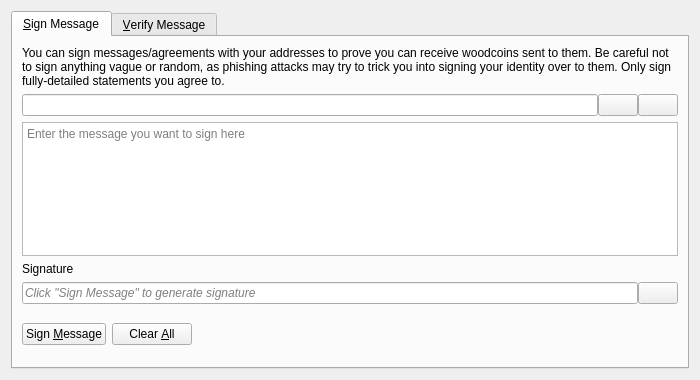
<?xml version="1.0" encoding="UTF-8"?>
<ui version="4.0">
 <class>SignVerifyMessageDialog</class>
 <widget class="QDialog" name="SignVerifyMessageDialog">
  <property name="geometry">
   <rect>
    <x>0</x>
    <y>0</y>
    <width>700</width>
    <height>380</height>
   </rect>
  </property>
  <property name="windowTitle">
   <string>Signatures - Sign / Verify a Message</string>
  </property>
  <property name="modal">
   <bool>true</bool>
  </property>
  <layout class="QVBoxLayout" name="verticalLayout">
   <item>
    <widget class="QTabWidget" name="tabWidget">
     <property name="currentIndex">
      <number>0</number>
     </property>
     <widget class="QWidget" name="tabSignMessage">
      <attribute name="title">
       <string>&amp;Sign Message</string>
      </attribute>
      <layout class="QVBoxLayout" name="verticalLayout_SM">
       <item>
        <widget class="QLabel" name="infoLabel_SM">
         <property name="text">
          <string>You can sign messages/agreements with your addresses to prove you can receive woodcoins sent to them. Be careful not to sign anything vague or random, as phishing attacks may try to trick you into signing your identity over to them. Only sign fully-detailed statements you agree to.</string>
         </property>
         <property name="textFormat">
          <enum>Qt::PlainText</enum>
         </property>
         <property name="wordWrap">
          <bool>true</bool>
         </property>
        </widget>
       </item>
       <item>
        <layout class="QHBoxLayout" name="horizontalLayout_1_SM">
         <property name="spacing">
          <number>0</number>
         </property>
         <item>
          <widget class="QValidatedLineEdit" name="addressIn_SM">
           <property name="toolTip">
            <string>The Litecoin address to sign the message with</string>
           </property>
          </widget>
         </item>
         <item>
          <widget class="QPushButton" name="addressBookButton_SM">
           <property name="toolTip">
            <string>Choose previously used address</string>
           </property>
           <property name="text">
            <string/>
           </property>
           <property name="icon">
            <iconset resource="../bitcoin.qrc">
             <normaloff>:/icons/address-book</normaloff>:/icons/address-book</iconset>
           </property>
           <property name="shortcut">
            <string>Alt+A</string>
           </property>
           <property name="autoDefault">
            <bool>false</bool>
           </property>
          </widget>
         </item>
         <item>
          <widget class="QPushButton" name="pasteButton_SM">
           <property name="toolTip">
            <string>Paste address from clipboard</string>
           </property>
           <property name="text">
            <string/>
           </property>
           <property name="icon">
            <iconset resource="../bitcoin.qrc">
             <normaloff>:/icons/editpaste</normaloff>:/icons/editpaste</iconset>
           </property>
           <property name="shortcut">
            <string>Alt+P</string>
           </property>
           <property name="autoDefault">
            <bool>false</bool>
           </property>
          </widget>
         </item>
        </layout>
       </item>
       <item>
        <widget class="QPlainTextEdit" name="messageIn_SM">
         <property name="toolTip">
          <string>Enter the message you want to sign here</string>
         </property>
         <property name="placeholderText">
          <string>Enter the message you want to sign here</string>
         </property>
        </widget>
       </item>
       <item>
        <widget class="QLabel" name="signatureLabel_SM">
         <property name="text">
          <string>Signature</string>
         </property>
         <property name="textFormat">
          <enum>Qt::PlainText</enum>
         </property>
        </widget>
       </item>
       <item>
        <layout class="QHBoxLayout" name="horizontalLayout_2_SM">
         <property name="spacing">
          <number>0</number>
         </property>
         <item>
          <widget class="QLineEdit" name="signatureOut_SM">
           <property name="placeholderText">
            <string>Click "Sign Message" to generate signature</string>
           </property>
           <property name="font">
            <font>
             <italic>true</italic>
            </font>
           </property>
           <property name="readOnly">
            <bool>true</bool>
           </property>
          </widget>
         </item>
         <item>
          <widget class="QPushButton" name="copySignatureButton_SM">
           <property name="toolTip">
            <string>Copy the current signature to the system clipboard</string>
           </property>
           <property name="text">
            <string/>
           </property>
           <property name="icon">
            <iconset resource="../bitcoin.qrc">
             <normaloff>:/icons/editcopy</normaloff>:/icons/editcopy</iconset>
           </property>
           <property name="autoDefault">
            <bool>false</bool>
           </property>
          </widget>
         </item>
        </layout>
       </item>
       <item>
        <layout class="QHBoxLayout" name="horizontalLayout_3_SM">
         <item>
          <widget class="QPushButton" name="signMessageButton_SM">
           <property name="toolTip">
            <string>Sign the message to prove you own this Litecoin address</string>
           </property>
           <property name="text">
            <string>Sign &amp;Message</string>
           </property>
           <property name="icon">
            <iconset resource="../bitcoin.qrc">
             <normaloff>:/icons/edit</normaloff>:/icons/edit</iconset>
           </property>
           <property name="autoDefault">
            <bool>false</bool>
           </property>
          </widget>
         </item>
         <item>
          <widget class="QPushButton" name="clearButton_SM">
           <property name="toolTip">
            <string>Reset all sign message fields</string>
           </property>
           <property name="text">
            <string>Clear &amp;All</string>
           </property>
           <property name="icon">
            <iconset resource="../bitcoin.qrc">
             <normaloff>:/icons/remove</normaloff>:/icons/remove</iconset>
           </property>
           <property name="autoDefault">
            <bool>false</bool>
           </property>
          </widget>
         </item>
         <item>
          <spacer name="horizontalSpacer_1_SM">
           <property name="orientation">
            <enum>Qt::Horizontal</enum>
           </property>
           <property name="sizeHint" stdset="0">
            <size>
             <width>40</width>
             <height>48</height>
            </size>
           </property>
          </spacer>
         </item>
         <item>
          <widget class="QLabel" name="statusLabel_SM">
           <property name="font">
            <font>
             <weight>75</weight>
             <bold>true</bold>
            </font>
           </property>
           <property name="text">
            <string/>
           </property>
           <property name="wordWrap">
            <bool>true</bool>
           </property>
          </widget>
         </item>
         <item>
          <spacer name="horizontalSpacer_2_SM">
           <property name="orientation">
            <enum>Qt::Horizontal</enum>
           </property>
           <property name="sizeHint" stdset="0">
            <size>
             <width>40</width>
             <height>48</height>
            </size>
           </property>
          </spacer>
         </item>
        </layout>
       </item>
      </layout>
     </widget>
     <widget class="QWidget" name="tabVerifyMessage">
      <attribute name="title">
       <string>&amp;Verify Message</string>
      </attribute>
      <layout class="QVBoxLayout" name="verticalLayout_VM">
       <item>
        <widget class="QLabel" name="infoLabel_VM">
         <property name="text">
          <string>Enter the receiver's address, message (ensure you copy line breaks, spaces, tabs, etc. exactly) and signature below to verify the message. Be careful not to read more into the signature than what is in the signed message itself, to avoid being tricked by a man-in-the-middle attack. Note that this only proves the signing party receives with the address, it cannot prove sendership of any transaction!</string>
         </property>
         <property name="textFormat">
          <enum>Qt::PlainText</enum>
         </property>
         <property name="alignment">
          <set>Qt::AlignLeading|Qt::AlignLeft|Qt::AlignTop</set>
         </property>
         <property name="wordWrap">
          <bool>true</bool>
         </property>
        </widget>
       </item>
       <item>
        <layout class="QHBoxLayout" name="horizontalLayout_1_VM">
         <property name="spacing">
          <number>0</number>
         </property>
         <item>
          <widget class="QValidatedLineEdit" name="addressIn_VM">
           <property name="toolTip">
            <string>The Litecoin address the message was signed with</string>
           </property>
          </widget>
         </item>
         <item>
          <widget class="QPushButton" name="addressBookButton_VM">
           <property name="toolTip">
            <string>Choose previously used address</string>
           </property>
           <property name="text">
            <string/>
           </property>
           <property name="icon">
            <iconset resource="../bitcoin.qrc">
             <normaloff>:/icons/address-book</normaloff>:/icons/address-book</iconset>
           </property>
           <property name="shortcut">
            <string>Alt+A</string>
           </property>
           <property name="autoDefault">
            <bool>false</bool>
           </property>
          </widget>
         </item>
        </layout>
       </item>
       <item>
        <widget class="QPlainTextEdit" name="messageIn_VM">
          <property name="toolTip">
            <string>The signed message to verify</string>
          </property>
          <property name="placeholderText">
            <string>The signed message to verify</string>
          </property>
        </widget>
       </item>
       <item>
        <widget class="QValidatedLineEdit" name="signatureIn_VM">
          <property name="toolTip">
            <string>The signature given when the message was signed</string>
          </property>
          <property name="placeholderText">
            <string>The signature given when the message was signed</string>
          </property>
        </widget>
       </item>
       <item>
        <layout class="QHBoxLayout" name="horizontalLayout_2_VM">
         <item>
          <widget class="QPushButton" name="verifyMessageButton_VM">
           <property name="toolTip">
            <string>Verify the message to ensure it was signed with the specified Litecoin address</string>
           </property>
           <property name="text">
            <string>Verify &amp;Message</string>
           </property>
           <property name="icon">
            <iconset resource="../bitcoin.qrc">
             <normaloff>:/icons/transaction_0</normaloff>:/icons/transaction_0</iconset>
           </property>
           <property name="autoDefault">
            <bool>false</bool>
           </property>
          </widget>
         </item>
         <item>
          <widget class="QPushButton" name="clearButton_VM">
           <property name="toolTip">
            <string>Reset all verify message fields</string>
           </property>
           <property name="text">
            <string>Clear &amp;All</string>
           </property>
           <property name="icon">
            <iconset resource="../bitcoin.qrc">
             <normaloff>:/icons/remove</normaloff>:/icons/remove</iconset>
           </property>
           <property name="autoDefault">
            <bool>false</bool>
           </property>
          </widget>
         </item>
         <item>
          <spacer name="horizontalSpacer_1_VM">
           <property name="orientation">
            <enum>Qt::Horizontal</enum>
           </property>
           <property name="sizeHint" stdset="0">
            <size>
             <width>40</width>
             <height>48</height>
            </size>
           </property>
          </spacer>
         </item>
         <item>
          <widget class="QLabel" name="statusLabel_VM">
           <property name="font">
            <font>
             <weight>75</weight>
             <bold>true</bold>
            </font>
           </property>
           <property name="text">
            <string/>
           </property>
           <property name="wordWrap">
            <bool>true</bool>
           </property>
          </widget>
         </item>
         <item>
          <spacer name="horizontalSpacer_2_VM">
           <property name="orientation">
            <enum>Qt::Horizontal</enum>
           </property>
           <property name="sizeHint" stdset="0">
            <size>
             <width>40</width>
             <height>48</height>
            </size>
           </property>
          </spacer>
         </item>
        </layout>
       </item>
      </layout>
     </widget>
    </widget>
   </item>
  </layout>
 </widget>
 <customwidgets>
  <customwidget>
   <class>QValidatedLineEdit</class>
   <extends>QLineEdit</extends>
   <header>qt/qvalidatedlineedit.h</header>
  </customwidget>
 </customwidgets>
 <resources>
  <include location="../bitcoin.qrc"/>
 </resources>
 <connections/>
</ui>
